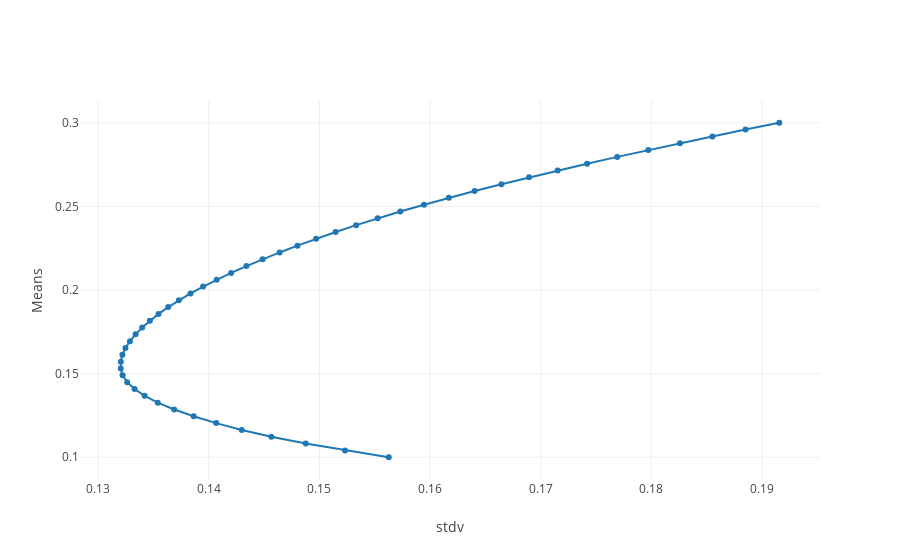

Notebook cell for this chart:
### Code cell
#Plotting the efficient frontier
iplot({'data':[go.Scatter(x = [ef['fun'] for ef in efficientPortfolios],y = target_Returns,mode = 'lines+markers',name = 'Efficient Frontier')],
'layout': go.Layout(yaxis=go.YAxis(title='Means'),
                    xaxis=go.XAxis(title='stdv'))})
